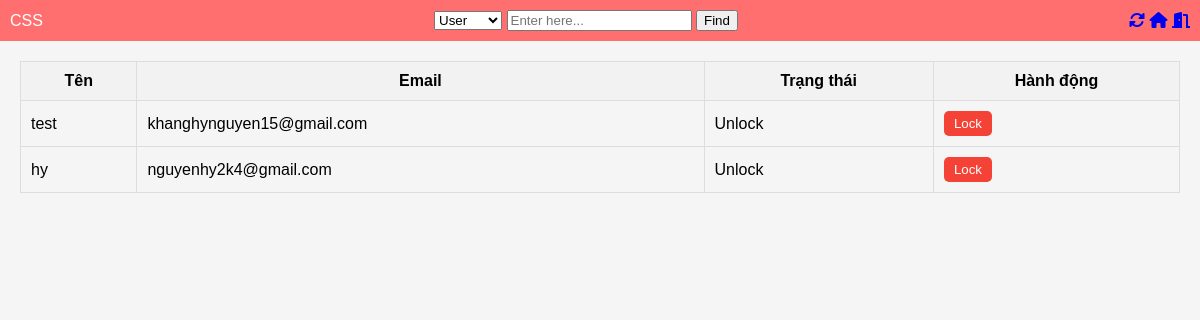
Before: /admin/khoataikhoan.php (signed in) with the older database file.
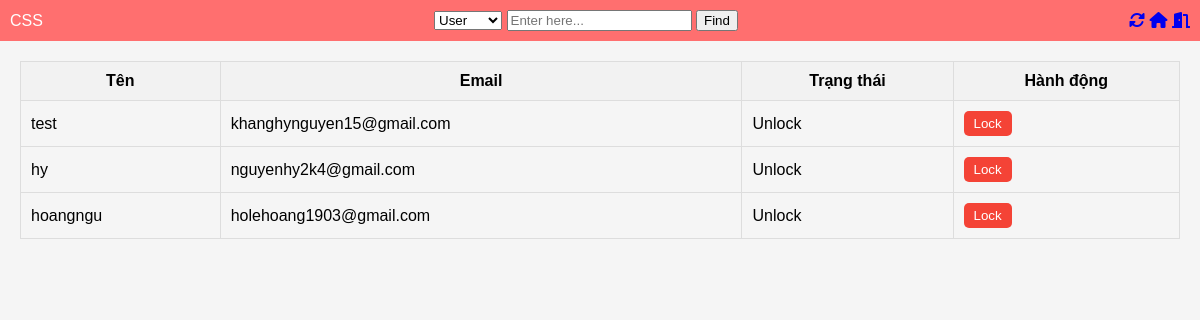
After: the same page with the newer database file.
### tables this page shows
CREATE TABLE IF NOT EXISTS `user` (
  `ID` int NOT NULL AUTO_INCREMENT,
  `username` varchar(50) DEFAULT NULL,
  `password` varchar(255) DEFAULT NULL,
  `fullname` varchar(100) DEFAULT NULL,
  `birthday` date DEFAULT NULL,
  `email` varchar(255) DEFAULT NULL,
  `sdt` int DEFAULT NULL,
  `address` varchar(255) DEFAULT NULL,
  PRIMARY KEY (`ID`),
  UNIQUE KEY `username` (`username`)
);

### admin/khoataikhoan.php (the view, shortened to what this page needs)
<?php
$conn = connect_db();
?>
<!DOCTYPE html>
<html lang="vi">
<head>
    <link rel="stylesheet" href="https://cdnjs.cloudflare.com/ajax/libs/font-awesome/6.0.0-beta3/css/all.min.css">
</head>
<body>
    <div class="header">
        <div class="logo">CSS</div>
        <div class="search-bar">
            <form method="GET" action="">
                <select name="search_type">
                    <option value="user">User</option>
                </select>
                <input type="text" name="search" placeholder="Enter here...">
                <button type="submit">Find</button>
            </form>
        </div>
        <div class="icons">
            <a href="khoataikhoan.php"><i class="fas fa-sync-alt icon"></i></a>
            <a href="../test.php"><i class="fas fa-home"></i></a>
            <a href="unset.php"><i class="fa-solid fa-door-open"></i></a>
        </div>
    </div>
    <div class="container">
        <div class="user-list">
            <table>
                <thead>
                    <tr>
                        <th>Tên</th>
                        <th>Email</th>
                        <th>Trạng thái</th>
                        <th>Hành động</th>
                    </tr>
                </thead>
                <tbody>
                    <?php
                    $search_type = isset($_GET['search_type']) ? $_GET['search_type'] : "user";
                    $search_value = isset($_GET['search']) ? $_GET['search'] : "";
                    if ($search_type === "user") {
                        $sql = "SELECT ID, username, email, status FROM user WHERE username LIKE ? AND ID != 1";
                        $stmt = $conn->prepare($sql);
                        $search_param = "%" . $search_value . "%";
                        $stmt->bind_param("s", $search_param);
                        $stmt->execute();
                        $result = $stmt->get_result();
                        if ($result->num_rows > 0) {
                            while ($row = $result->fetch_assoc()) {
                                echo "<tr>
                                    <td>{$row['username']}</td>
                                    <td>{$row['email']}</td>
                                    <td>" . ($row['status'] ? 'Unlock' : 'Lock') . "</td>
                                    <td>
                                        <form method='POST' action='khoataikhoan.php'>
                                            <input type='hidden' name='user_id' value='{$row['ID']}'>
                                            <input type='hidden' name='current_status' value='{$row['status']}'>
                                            <button type='submit' class='lock-btn'>" . ($row['status'] ? 'Lock' : 'Unlock') . "</button>
                                        </form>
                                    </td>
                                </tr>";
                            }
                        } else {
                            echo "<tr><td colspan='4'>No account.</td></tr>";
                        }
                    }
                    ?>
                </tbody>
            </table>
        </div>
    </div>
</body>
</html>

Changed rows visible on the page:
added user: username "hoangngu", email "holehoang1903@gmail.com", status "Unlock"
